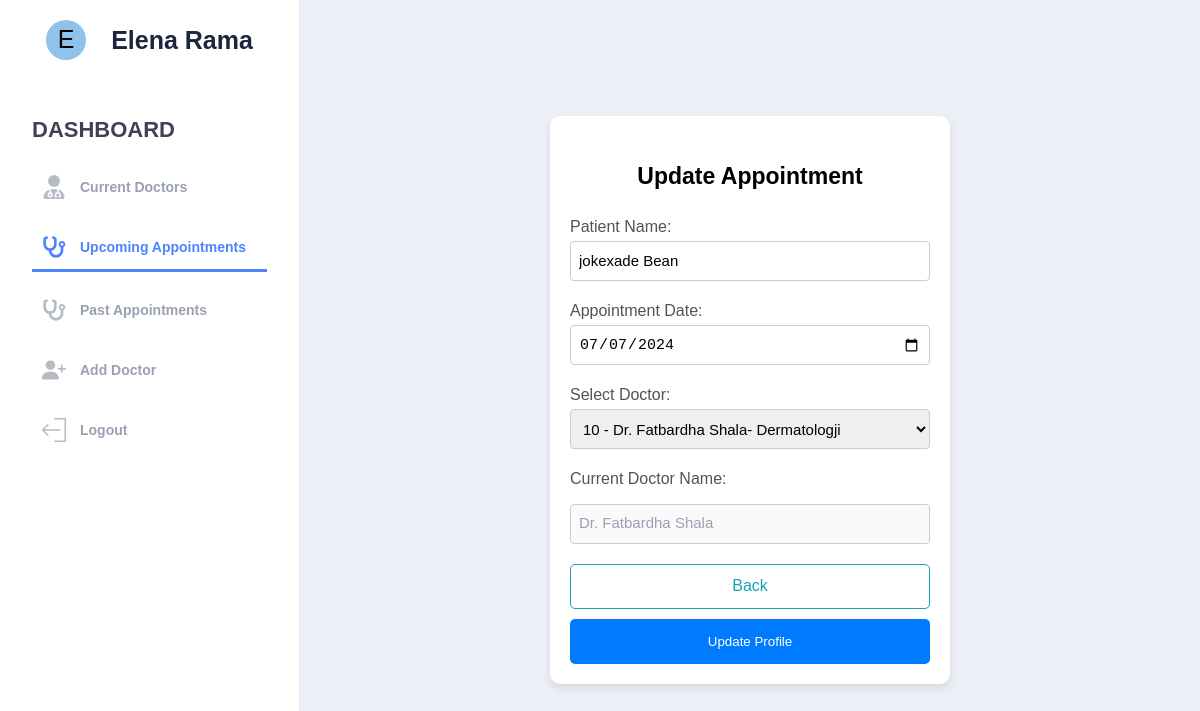
The page /admin/crud/update_appointments.php?id=41 (signed in) on the database its author committed.
### tables this page shows
CREATE TABLE IF NOT EXISTS `appointments` (
  `appointment_id` int NOT NULL AUTO_INCREMENT,
  `user_id` int NOT NULL,
  `doctor_id` int NOT NULL,
  `patient_name` varchar(255) NOT NULL,
  `appointment_date` date NOT NULL,
  `created_at` timestamp NOT NULL DEFAULT CURRENT_TIMESTAMP,
  PRIMARY KEY (`appointment_id`),
  KEY `doctor_id` (`doctor_id`),
  KEY `user_id` (`user_id`)
);

CREATE TABLE IF NOT EXISTS `doctors` (
  `doctor_id` int NOT NULL AUTO_INCREMENT,
  `user_id` int NOT NULL,
  `name` varchar(255) NOT NULL,
  `specialization` varchar(255) NOT NULL,
  PRIMARY KEY (`doctor_id`),
  KEY `user_id` (`user_id`)
);

### admin/admin_validate/validateUpdateAppoMedical.php (called while the page is built, shortened)
<?php
if (isset($_SESSION["admin"])) {
    require_once "../../validate/connect.php";
    $id = $_GET["id"];
    $sql = "SELECT * FROM appointments WHERE appointment_id=?";
    $stmt_select = mysqli_prepare($connect, $sql);
    mysqli_stmt_bind_param($stmt_select, "i", $id);
    mysqli_stmt_execute($stmt_select);
    $result = mysqli_stmt_get_result($stmt_select);
    $row = mysqli_fetch_assoc($result);
} else if (isset($_SESSION["doctor"])) {
    header("Location: ../../doctor/index.php");
} else if (isset($_SESSION["user"])) {
    header("Location: ../../index.php");
} else {
    header("Location: ../../index.php");
}

### admin/crud/update_appointments.php (the view, shortened to what this page needs)
<?php
if (isset($_SESSION["admin"])) {
?>
    <!DOCTYPE html>
    <html lang="en">
    <head>
        <link rel="stylesheet" href="https://cdnjs.cloudflare.com/ajax/libs/font-awesome/5.15.4/css/all.min.css" />
        <link rel="stylesheet" href="https://cdnjs.cloudflare.com/ajax/libs/font-awesome/4.7.0/css/font-awesome.min.css" />
        <link rel="stylesheet" href="../admin_css/style.css" />
        <link rel="stylesheet" href="../admin_css/update_form.css" />
    </head>
    <body>
        <div class="dashboard">
            <header id="myLinks" class="menu-wrap">
                <div class="user">
                    <div class="user">
                        <div class="user-avatar">
                            <?php
                            if (isset($_SESSION['adminfullname'])) {
                                $first_letter = substr($_SESSION['adminfullname'], 0, 1);
                                echo strtoupper($first_letter);
                            }
                            ?>
                        </div>
                        <h1><?php if (isset($_SESSION["adminfullname"])) {
                                echo $_SESSION["adminfullname"];
                            }; ?></h1>
                    </div>
                </div>
                <nav>
                    <section class="manage">
                        <h2>Dashboard</h2>
                        <ul>
                            <li>
                                <a href="../dashboard.php">
                                    Current Doctors
                                </a>
                            </li>
                            <li class="active">
                                <a href="../upcomingappointments.php" style="color: #4b84fe;">
                                    Upcoming Appointments
                                </a>
                            </li>
                            <li>
                                <a href="../pastappointments.php">
                                    Past Appointments
                                </a>
                            </li>
                            <li>
                                <a href="add_doctor.php">
                                    Add Doctor
                                </a>
                            </li>
                            <li>
                                <?php if (isset($_SESSION["admin"])) { ?>
                                    <a class="btn" href="../../validate/logout.php">
                                        Logout</a>
                                <?php } ?>
                            </li>
                        </ul>
                    </section>
                </nav>
            </header>
            <main class="content-wrap">
                <div class="content">
                    <div class="container">
                        <?php require_once "../admin_validate/validateUpdateAppoMedical.php" ?>
                        <div class="card">
                            <div class="card-header">
                                <h4 style="font-size: 23px;color: black;">Update Appointment</h4>
                            </div>
                            <div class="card-body">
                                <form method="post" enctype="multipart/form-data">
                                    <div class="form-group">
                                        <label for="patient_name" class="form-label">Patient Name:</label>
                                        <input type="text" name="patient_name" class="form-control" value="<?php echo $row['patient_name']; ?>">
                                    </div>
                                    <div class="form-group">
                                        <label for="appointment_date" class="form-label">Appointment Date:</label>
                                        <input type="date" name="appointment_date" class="form-control" value="<?php echo $row['appointment_date']; ?>">
                                    </div>
                                    <div class="form-group">
                                        <label for="doctor_id" class="form-label">Select Doctor:</label>
                                        <select name="doctor_id" id="doctor_id" class="form-control">
                                            <?php
                                            require_once "../../validate/connect.php";
                                            $doctorQuery = "SELECT * FROM doctors";
                                            $doctorResult = mysqli_query($connect, $doctorQuery);
                                            while ($doctorRow = mysqli_fetch_assoc($doctorResult)) {
                                                $doctorValue = $doctorRow['doctor_id'] . '|' . $doctorRow['name'] . '|' . $doctorRow['specialization'];
                                                echo "<option value='{$doctorValue}'";
                                                if ($doctorRow['doctor_id'] == $row['doctor_id']) {
                                                    echo " selected";
                                                }
                                                echo ">{$doctorRow['doctor_id']} - {$doctorRow['name']}- {$doctorRow['specialization']}</option>";
                                            }
                                            ?>
                                        </select>
                                    </div>
                                    <div class="form-group">
                                        <?php
                                        $id = $_GET["id"];
                                        $sqlDocName = "SELECT doc.name FROM appointments appo, doctors doc WHERE appointment_id=$id AND appo.doctor_id = doc.doctor_id";
                                        $resultDocName = mysqli_query($connect, $sqlDocName);
                                        $rowDocName = mysqli_fetch_assoc($resultDocName);
                                        ?>
                                        <label class="form-label">Current Doctor Name:</label>
                                        <p class="form-control" style="background-color: #FAFAFA;cursor: not-allowed"><?php echo $rowDocName['name']; ?></p>
                                    </div>
                                    <div class="buttons">
                                        <div class="buttons">
                                            <a href="../upcomingappointments.php" class="btn btn-outline-info width-btn-2">Back</a>
                                            <button type="submit" name="update_appointment" class="btn btn-primary width-btn-2">Update Profile</button>
                                        </div>
                                </form>
                            </div>
                        </div>
                    </div>
                </div>
            </main>
    </body>
    </html>
<?php
} else if (isset($_SESSION["doctor"])) {
    header("Location: ../../doctor/index.php");
} else if (isset($_SESSION["user"])) {
    header("Location: ../../index.php");
} else {
    header("Location: ../../index.php");
}
?>

### admin/admin_css/style.css (style rules this page uses)
* { box-sizing: border-box; }
html, body { color: #99a0b0; width: 100%; min-height: 100%; background-color: #EDEFF7; font-size: 16px; line-height: 120%; font-family: Open Sans, Helvetica, sans-serif; margin: 0; padding: 0; scroll-behavior: smooth; }
a:link, a:visited { color: #99a0b0; text-decoration: none; }
.dashboard { display: flex; width: 100%; height: 100%; }
.menu-wrap { width: 300px; padding-bottom: 3em; background: #fff; border-right: 1px solid #ede8f0; height: 100vh; overflow-y: auto; position: fixed; }
.menu-wrap .user { height: 80px; display: flex; align-items: center; justify-content: center; margin: 0; }
.active { border-bottom: 3px solid #4b84fe; }
.menu-wrap .user .user-avatar { width: 40px; height: 40px; border-radius: 50%; display: flex; overflow: hidden; justify-content: center; align-items: center; font-size: 25px; color: black; background-color: rgb(143, 195, 235); }
.menu-wrap .user h1 { margin: 0; padding: 0 0 0 1em; color: #1b253d; font-weight: 700; font-size: 25px; line-height: 100%; }
.menu-wrap nav { display: block; padding: 0 2em; }
.menu-wrap nav section { display: block; padding: 40px 0; }
.menu-wrap nav h2 { margin: auto; font-size: 22px; text-transform: uppercase; color: #3F4254; font-weight: 600; padding-bottom: 10px; }
.menu-wrap nav ul { display: block; padding: 0; margin: 0; }
.menu-wrap nav li { display: block; padding: 0; margin: 1em 0 0; padding: 10px; }
.menu-wrap nav li a { display: flex; align-items: center; justify-content: flex-start; color: #99a0b0; text-decoration: none; font-weight: 600; font-size: 0.875em; transition: color 0.15s ease; }
.menu-wrap nav li a svg { display: block; margin-right: 1em; }
.content-wrap { flex: 1; padding: 0 48px 48px 48px; overflow: auto; margin-left: 300px; }

### admin/admin_css/update_form.css (style rules this page uses)
* { box-sizing: border-box; }
html, body { scroll-behavior: smooth; font-family: Arial, sans-serif; background-color: #EDEFF7 !important; margin: 0; padding: 0; box-sizing: border-box; }
.content-wrap .content .container { display: flex; justify-content: center; align-items: center; height: 100vh; }
.content-wrap .content .container .card { width: 100%; max-width: 400px; background-color: white; border-radius: 10px; padding: 20px; box-shadow: 0 4px 8px rgba(0, 0, 0, 0.1); }
.content-wrap .content .container .card .card-header { text-align: center; margin-bottom: 20px; }
.content-wrap .content .container .card .card-body form .form-group { margin-bottom: 20px; }
.content-wrap .content .container .card .card-body form .form-group .form-label { display: block; margin-bottom: 5px; color: #535355; }
.content-wrap .content .container .card .card-body form .form-group .form-control { width: 100%; height: 40px; padding: 8px; font-size: 15px; box-sizing: border-box; border: 1px solid #ccc; border-radius: 4px; outline: none; }
.content-wrap .content .container .card .card-body form .buttons { display: flex; flex-direction: column; gap: 10px; }
.content-wrap .content .container .card .card-body form .buttons .width-btn-2 { width: 100%; height: 45px; display: flex; justify-content: center; align-items: center; text-align: center; text-decoration: none; color: white; border: none; border-radius: 5px; cursor: pointer; }
.content-wrap .content .container .card .card-body form .buttons .btn-outline-info { background-color: transparent; border: 1px solid #17a2b8; color: #17a2b8; }
.content-wrap .content .container .card .card-body form .buttons .btn-primary { background-color: #007bff; }

### rows shown on the page
appointments: patient_name "jokexade Bean", appointment_date "07/07/2024", doctor_id "10 - Dr. Fatbardha Shala- Dermatologji"
doctors: name "Dr. Fatbardha Shala"

### other values the page prints
$first_letter "E"
$_SESSION["adminfullname"] "Elena Rama"
